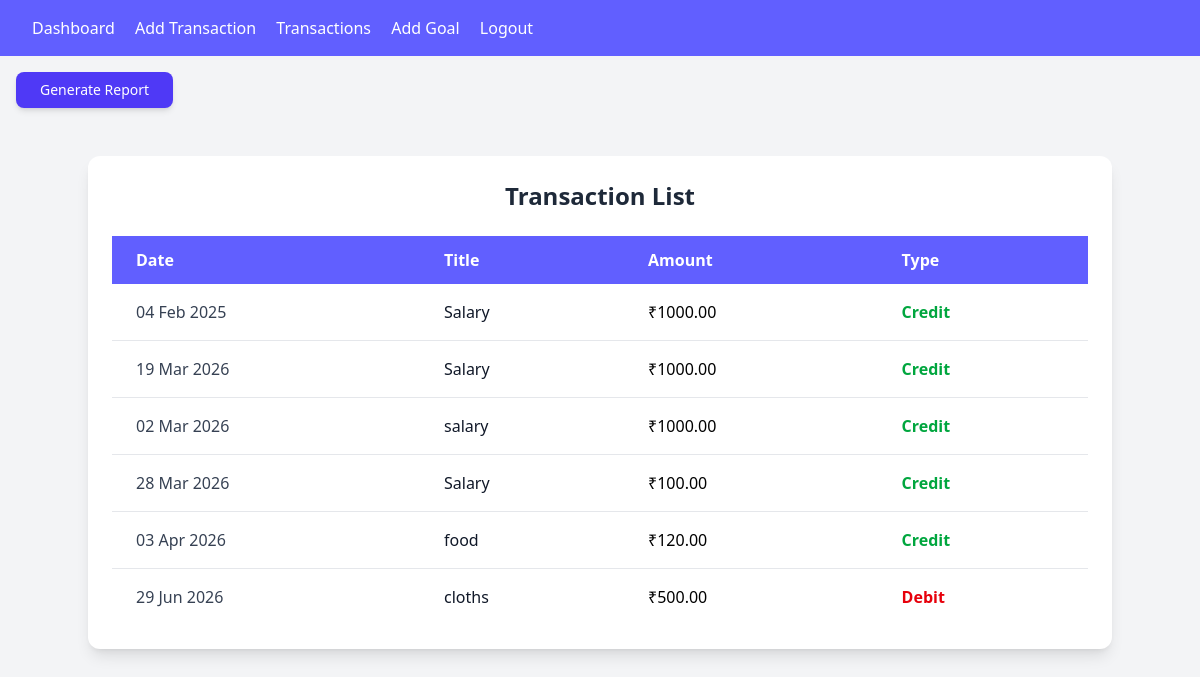
The app's page /transaction/ (signed in) with its own data.
### finance/models.py (models this page shows, shortened)
class Transaction(models.Model):
    TRANSCATION_TYPES = [
        ('Income','Income'),
        ('Expense', 'Expense')
    ]
    user = models.ForeignKey(User, on_delete=models.CASCADE)
    title = models.CharField(max_length=255)
    amount = models.DecimalField(max_digits=10,decimal_places=2)
    transaction_type = models.CharField(max_length=10,
    choices= TRANSCATION_TYPES)
    date = models.DateField()
    category = models.CharField(max_length=255)

### finance/views.py (the view)
# urls.py: path('transaction/', TransactionListView.as_view(),
class TransactionListView(LoginRequiredMixin,View):
    def get(self,request,*args,**kwargs):
        print("VIEW HINT")
        transactions = Transaction.objects.filter(user = request.user)
        return render(request,'finance/transaction_list.html',
        {'transactions':transactions })

### finance/templates/finance/transaction_list.html (shortened to what this page needs)
{% extends "finance/base.html" %}
{% block content %}
<a href="{% url 'export_transactions' %}"class='ml-4  my-4 inline-block
px-6 py-2 text-sm font-medium text-white bg-indigo-600 rounded-lg
shadow-md hover:bg-indigo-700 focus:outline-none focus:ring-2
focus:ring-indigo-500 transaction duration-200'>
    Generate Report
</a>
<div class="max-w-5xl mx-auto mt-8 bg-white p-6 rounded-xl shadow-lg">
    <h1 class="text-2xl font-bold mb-6 text-center text-gray-800">
        Transaction List
    </h1>
    <div class="overflow-x-auto">
        <table class="min-w-full">
            <thead class="bg-indigo-500 text-white">
                <tr>
                    <th class="px-6 py-3 text-left">Date</th>
                    <th class="px-6 py-3 text-left">Title</th>
                    <th class="px-6 py-3 text-left">Amount</th>
                    <th class="px-6 py-3 text-left">Type</th>
                </tr>
            </thead>
            <tbody class="divide-y divide-gray-200">
                {% for transaction in transactions %}
                <tr class="hover:bg-gray-100 transition duration-200">
                    <td class="px-6 py-4 text-gray-700">
                        {{ transaction.date|date:"d M Y" }}
                    </td>
                    <td class="px-6 py-4 font-medium text-gray-900">
                        {{ transaction.title }}
                    </td>
                    <td class="px-6 py-4">
                        ₹{{ transaction.amount|floatformat:2 }}
                    </td>
                    <td class="px-6 py-4">
                        {% if transaction.transaction_type == "Income" %}
                            <span class="text-green-600 font-semibold">
                                Credit
                            </span>
                        {% else %}
                            <span class="text-red-600 font-semibold">
                                Debit
                            </span>
                        {% endif %}
                    </td>
                </tr>
                {% empty %}
                <tr>
                    <td colspan="4" class="text-center py-4 text-gray-500">
                        No transactions found
                    </td>
                </tr>
                {% endfor %}
            </tbody>
        </table>
    </div>
</div>
{% endblock content %}

### records on screen
Transaction: transaction_type "Credit"
Transaction: transaction_type "Credit"
Transaction: transaction_type "Credit"
Transaction: transaction_type "Credit"
Transaction: transaction_type "Credit"
Transaction: transaction_type "Debit"
